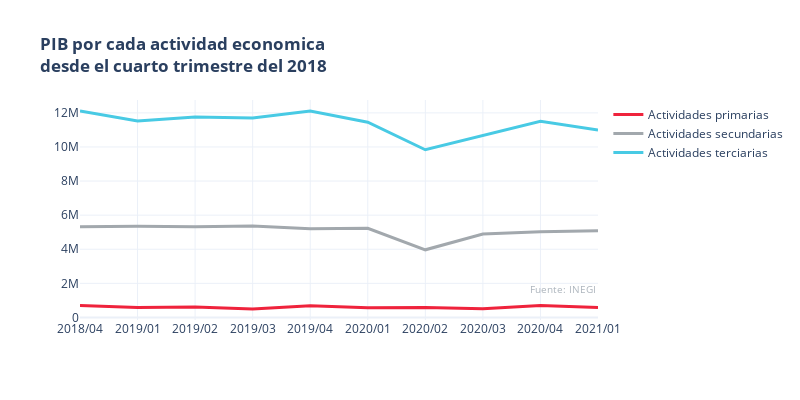

The code cell stored with this chart in its notebook:
### Code cell
labels = list(actividades.columns[1:])
labels = sorted(labels, key=lambda x : actividades[x].values[-1])
colors = [Rojo, gray_3, Azul] 
template = 'plotly_white'
subtitle_color = "#adb5bd"

fig = go.Figure()

for i, region in enumerate(labels):
    fig.add_trace(go.Scatter(x=actividades["Periodos"].values[-10:], 
                             y=actividades[region].values[-10:], mode='lines',
        name=region.replace("_", " ").capitalize(),
        line=dict(color=colors[i], width=3),
        connectgaps=True,
    ))

fig.update_layout(
    title=dict(
        text=f"<b>PIB por cada actividad economica<b><br>desde el cuarto trimestre del 2018"
    ),
    width=800, height=400, template=template
)

fig.add_annotation(
    text=f"Fuente: INEGI",
    align='left',
    font=dict(
        size=10,
        color=subtitle_color
    ),
    xref='paper', x=1, xanchor='auto',
    yref='paper', y=0.1, yanchor='auto',
    showarrow=False
)

fig.show()

### Figure 1 — Plotly figure (JSON) as saved in the notebook; plotly's stock layout.template omitted (floating-point values rounded to 4 significant figures)
{"data": [{"connectgaps": true, "line": {"color": "#ef233c", "width": 3}, "mode": "lines", "name": "Actividades primarias", "type": "scatter", "x": ["2018/04", "2019/01", "2019/02", "2019/03", "2019/04", "2020/01", "2020/02", "2020/03", "2020/04", "2021/01"], "y": [706200.0, 576100.0, 607900.0, 493600.0, 691200.0, 561300.0, 584300.0, 509700.0, 700500.0, 577100.0]}, {"connectgaps": true, "line": {"color": "#A2A8AD", "width": 3}, "mode": "lines", "name": "Actividades secundarias", "type": "scatter", "x": ["2018/04", "2019/01", "2019/02", "2019/03", "2019/04", "2020/01", "2020/02", "2020/03", "2020/04", "2021/01"], "y": [5317000.0, 5349000.0, 5316000.0, 5359000.0, 5201000.0, 5226000.0, 3966000.0, 4891000.0, 5032000.0, 5087000.0]}, {"connectgaps": true, "line": {"color": "#48cae4", "width": 3}, "mode": "lines", "name": "Actividades terciarias", "type": "scatter", "x": ["2018/04", "2019/01", "2019/02", "2019/03", "2019/04", "2020/01", "2020/02", "2020/03", "2020/04", "2021/01"], "y": [12110000.0, 11520000.0, 11750000.0, 11700000.0, 12110000.0, 11450000.0, 9838000.0, 10660000.0, 11510000.0, 10990000.0]}], "layout": {"annotations": [{"align": "left", "font": {"color": "#adb5bd", "size": 10}, "showarrow": false, "text": "Fuente: INEGI", "x": 1, "xanchor": "auto", "xref": "paper", "y": 0.1, "yanchor": "auto", "yref": "paper"}], "height": 400, "title": {"text": "<b>PIB por cada actividad economica<b><br>desde el cuarto trimestre del 2018"}, "width": 800, "xaxis": {"autorange": true, "range": [0, 9], "type": "category"}, "yaxis": {"autorange": true, "range": [-151800.0, 12760000.0], "type": "linear"}}}
